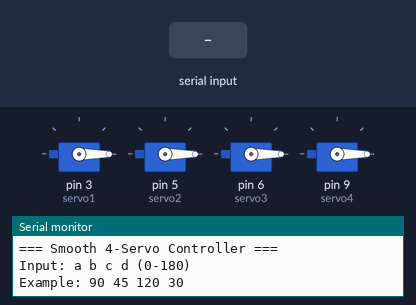
A sketch run on a simulated Arduino Uno, built with avr-gcc and run on an emulated ATmega328P. Shown: 4 × servo, the last lines printed to the serial monitor. Inputs (shaded band) come from the test bench.

Above: at 1.2 s.
1.3 s: "30,150,10\n" received over Serial
At 4.9 s:
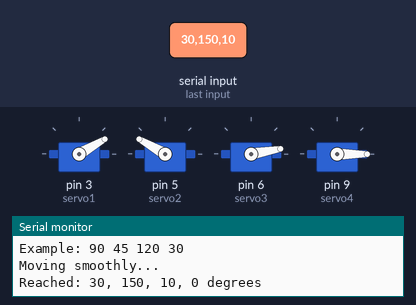
6.1 s: "1,90\n" received over Serial
At 8.58 s:
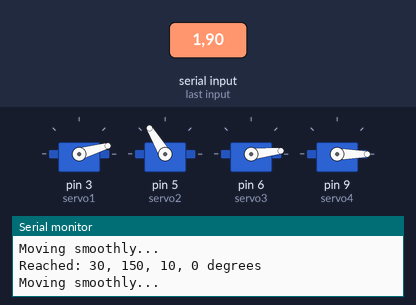
9.1 s: "1,90,45\n" received over Serial
At 11.5 s:
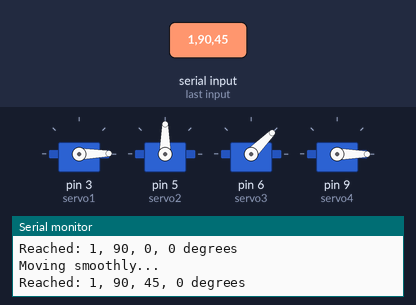
12.1 s: "30,150\n" received over Serial
At 14.58 s:
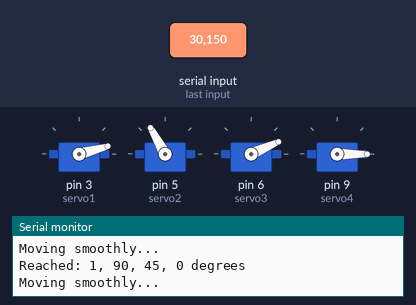
15.1 s: "90,45\n" received over Serial
At 19.4 s:
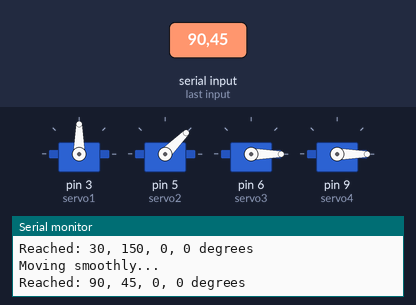
20.2 s: "1,90\n" received over Serial
At 24.0 s:
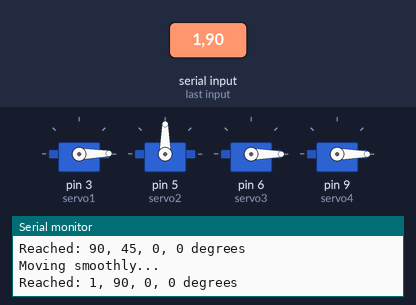
Timing chart, 0 to 24.2 s (numbered marks = the images above; inputs shaded):
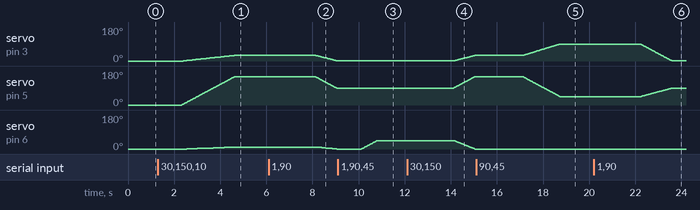

The sketch:

motor-servo.ino
```cpp
#include <Servo.h>

// Servo objects
Servo servo1; // pin 3
Servo servo2; // pin 5
Servo servo3; // pin 6
Servo servo4; // pin 9

// Current positions
int angle1 = 0, angle2 = 0, angle3 = 0, angle4 = 0;

// --- Smooth synchronized movement ---
void moveSmooth(int t1, int t2, int t3, int t4, int stepDelay = 15) {
  int maxSteps = max(max(abs(t1 - angle1), abs(t2 - angle2)),
                     max(abs(t3 - angle3), abs(t4 - angle4)));

  for (int step = 0; step <= maxSteps; step++) {
    int a1 = angle1 + (t1 - angle1) * step / maxSteps;
    int a2 = angle2 + (t2 - angle2) * step / maxSteps;
    int a3 = angle3 + (t3 - angle3) * step / maxSteps;
    int a4 = angle4 + (t4 - angle4) * step / maxSteps;

    servo1.write(a1);
    servo2.write(a2);
    servo3.write(a3);
    servo4.write(a4);

    delay(stepDelay);
  }

  // Update current angles
  angle1 = t1;
  angle2 = t2;
  angle3 = t3;
  angle4 = t4;
}

void setup() {
  Serial.begin(9600);

  servo1.attach(3);
  servo2.attach(5);
  servo3.attach(6);
  servo4.attach(9);

  // Initial position
  servo1.write(angle1);
  servo2.write(angle2);
  servo3.write(angle3);
  servo4.write(angle4);

  Serial.println("=== Smooth 4-Servo Controller ===");
  Serial.println("Input: a b c d (0-180)");
  Serial.println("Example: 90 45 120 30");
}

void loop() {
  if (Serial.available() > 0) {

    int a = Serial.parseInt();
    int b = Serial.parseInt();
    int c = Serial.parseInt();
    int d = Serial.parseInt();

    if ((a >= 0 && a <= 180) &&
        (b >= 0 && b <= 180) &&
        (c >= 0 && c <= 180) &&
        (d >= 0 && d <= 180)) {

      Serial.println("Moving smoothly...");
      moveSmooth(a, b, c, d);

      Serial.print("Reached: ");
      Serial.print(a); Serial.print(", ");
      Serial.print(b); Serial.print(", ");
      Serial.print(c); Serial.print(", ");
      Serial.print(d); Serial.println(" degrees");

    } else {
      Serial.println("Invalid input! Use 0-180.");
    }

    // Clear buffer
    while (Serial.available()) Serial.read();
  }
}
```

Measured:
- after the input at 1.3 s, servo on pin 3 (servo1): moves from 0° to 30° over 2.2 s, starting after 1.1 s; servo on pin 5 (servo2): moves from 0° to 150° over 2.3 s, starting after 1.0 s; servo on pin 6 (servo3): moves from 0° to 10° over 2.1 s, starting after 1.2 s
- after the input at 6.1 s, servo on pin 3 (servo1): moves from 30° to 1° over 0.89 s, starting after 2.1 s; servo on pin 5 (servo2): moves from 150° to 90° over 0.92 s, starting after 2.0 s; servo on pin 6 (servo3): moves from 10° to 0° over 0.83 s, starting after 2.1 s
- after the input at 9.1 s, servo on pin 6 (servo3): moves from 0° to 45° over 0.68 s, starting after 1.0 s
- after the input at 12.1 s, servo on pin 3 (servo1): moves from 1° to 30° over 0.89 s, starting after 2.1 s; servo on pin 5 (servo2): moves from 90° to 150° over 0.92 s, starting after 2.0 s; servo on pin 6 (servo3): moves from 45° to 0° over 0.89 s, starting after 2.1 s
- after the input at 15.1 s, servo on pin 3 (servo1): moves from 30° to 90° over 1.6 s, starting after 2.1 s; servo on pin 5 (servo2): moves from 150° to 45° over 1.6 s, starting after 2.0 s
- after the input at 20.2 s, servo on pin 3 (servo1): moves from 90° to 1° over 1.4 s, starting after 2.0 s; servo on pin 5 (servo2): moves from 45° to 90° over 1.3 s, starting after 2.1 s
